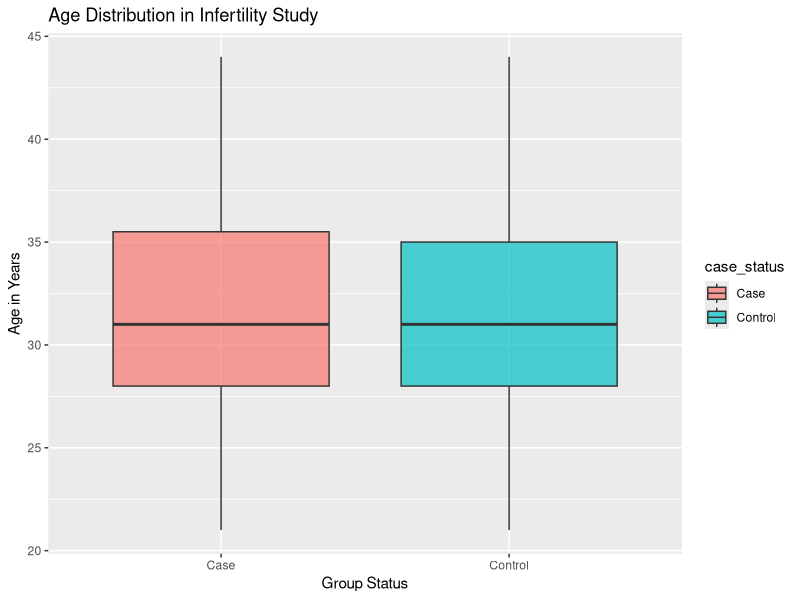

Here is the R script that generated this plot:
## ---- chunk 1
library(ggplot2)
library(dplyr)
head(infert)
## ---- chunk 2
infert_data <- infert %>%
  mutate(case_status = ifelse(case == 1, "Case", "Control"))

ggplot(infert_data, aes(x = case_status, y = age, fill = case_status)) +
  geom_boxplot(alpha = 0.7) +
  labs(
    title = "Age Distribution in Infertility Study",
    x = "Group Status",
    y = "Age in Years"
  ) 
